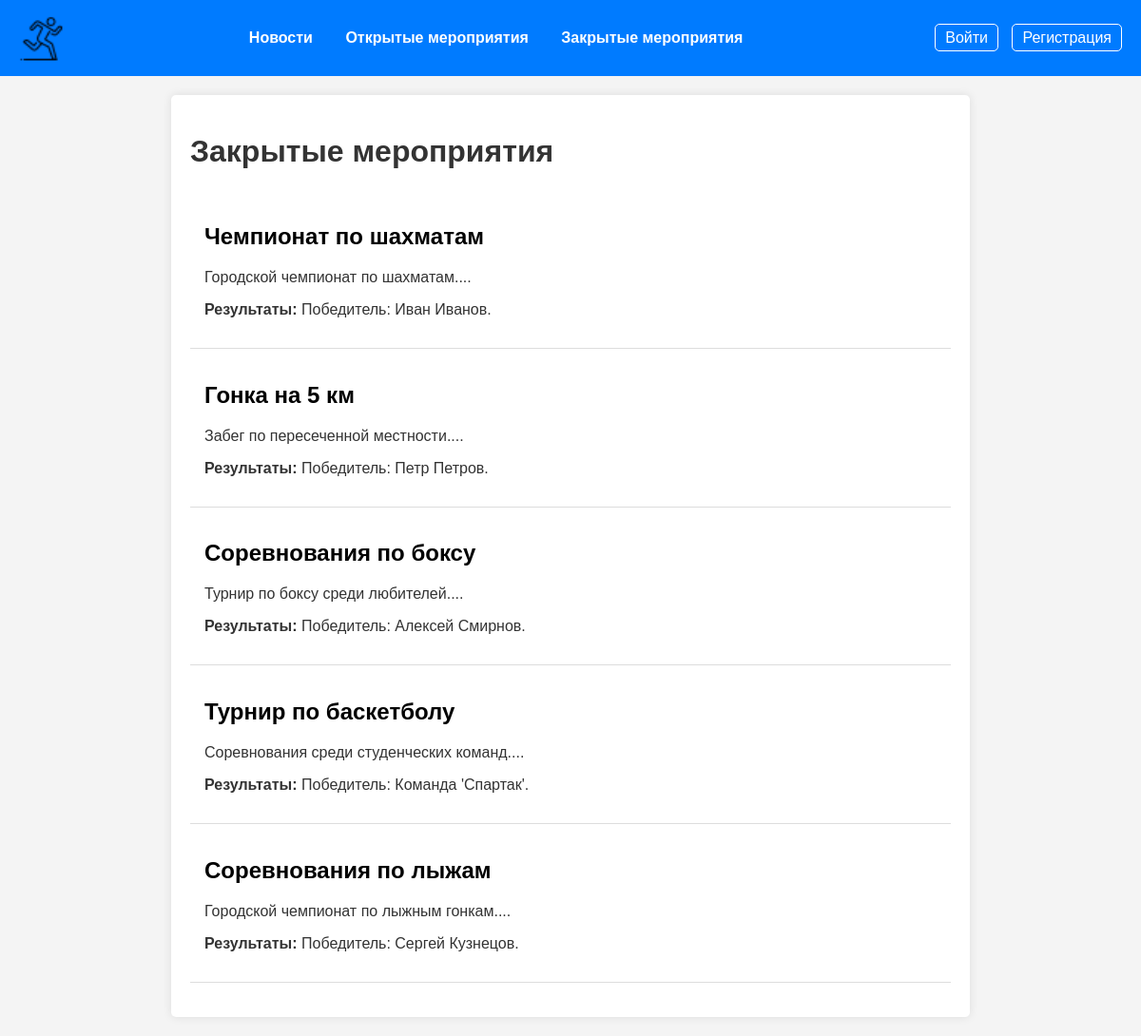
/closed_events, run on the app's committed database.
### tables this page shows
CREATE TABLE events (
            id INTEGER PRIMARY KEY AUTOINCREMENT,
            name TEXT NOT NULL,
            description TEXT NOT NULL,
            status TEXT CHECK(status IN ('open', 'closed')) NOT NULL,
            results TEXT
        );

### app.py (the view)
@app.route('/closed_events')
def closed_events():
    conn = get_db_connection()
    events = conn.execute('SELECT * FROM events WHERE status = "closed"').fetchall()
    conn.close()
    return render_template('closed_events.html', events=events)

### app.py (called while the page is built)
def get_db_connection():
    conn = sqlite3.connect('database.db')
    conn.row_factory = sqlite3.Row
    return conn

### templates/closed_events.html
{% extends "base.html" %}
{% block content %}
<h1>Закрытые мероприятия</h1>
<ul class="events-list">
    {% for event in events %}
        <li class="event-item">
            <h2><a href="{{ url_for('event_detail', event_id=event.id) }}">{{ event.name }}</a></h2>
            <p>{{ event.description[:150] }}...</p>
            <p><strong>Результаты:</strong> {{ event.results }}</p>
        </li>
    {% endfor %}
</ul>
{% endblock %}

### templates/base.html (shortened to what this page needs)
<!DOCTYPE html>
<html lang="ru">
<head>
    <link rel="stylesheet" href="{{ url_for('static', filename='style.css') }}">
</head>
<body>
    <header>
        <div class="logo">
            <a href="{{ url_for('index') }}">
                <img src="{{ url_for('static', filename='logo.png') }}" alt="Логотип">
            </a>
        </div>
        <nav>
            <a href="{{ url_for('news') }}">Новости</a>
            <a href="{{ url_for('open_events') }}">Открытые мероприятия</a>
            <a href="{{ url_for('closed_events') }}">Закрытые мероприятия</a>
        </nav>
        <div class="auth">
            {% if 'user_id' in session %}
                <a href="{{ url_for('profile') }}">Личный кабинет</a>
                <a href="{{ url_for('logout') }}">Выход</a>
            {% else %}
                <a href="{{ url_for('login') }}">Войти</a>
                <a href="{{ url_for('register') }}">Регистрация</a>
            {% endif %}
        </div>
    </header>
    <main>
        {% block content %}{% endblock %}
    </main>
</body>
</html>

### static/style.css (style rules this page uses)
body { font-family: Arial, sans-serif; margin: 0; padding: 0; background-color: #f4f4f4; color: #333; }
header { display: flex; justify-content: space-between; align-items: center; background: #007BFF; padding: 15px 20px; color: white; }
.logo { font-size: 1.5em; font-weight: bold; }
nav a { color: white; text-decoration: none; margin: 0 15px; font-weight: bold; }
.auth a { color: white; text-decoration: none; margin-left: 10px; padding: 5px 10px; border: 1px solid white; border-radius: 5px; }
main { max-width: 800px; margin: 20px auto; padding: 20px; background: white; box-shadow: 0 0 10px rgba(0, 0, 0, 0.1); border-radius: 5px; }
ul { list-style: none; padding: 0; }
li { padding: 15px; border-bottom: 1px solid #ddd; }
a { color: black; text-decoration: none; }
.logo img { height: 50px; width: auto; display: block; }

### data on the page
events: name "Чемпионат по шахматам", description "Городской чемпионат по шахматам.", results "Победитель: Иван Иванов."
events: name "Гонка на 5 км", description "Забег по пересеченной местности.", results "Победитель: Петр Петров."
events: name "Соревнования по боксу", description "Турнир по боксу среди любителей.", results "Победитель: Алексей Смирнов."
events: name "Турнир по баскетболу", description "Соревнования среди студенческих команд.", results "Победитель: Команда 'Спартак'."
events: name "Соревнования по лыжам", description "Городской чемпионат по лыжным гонкам.", results "Победитель: Сергей Кузнецов."
